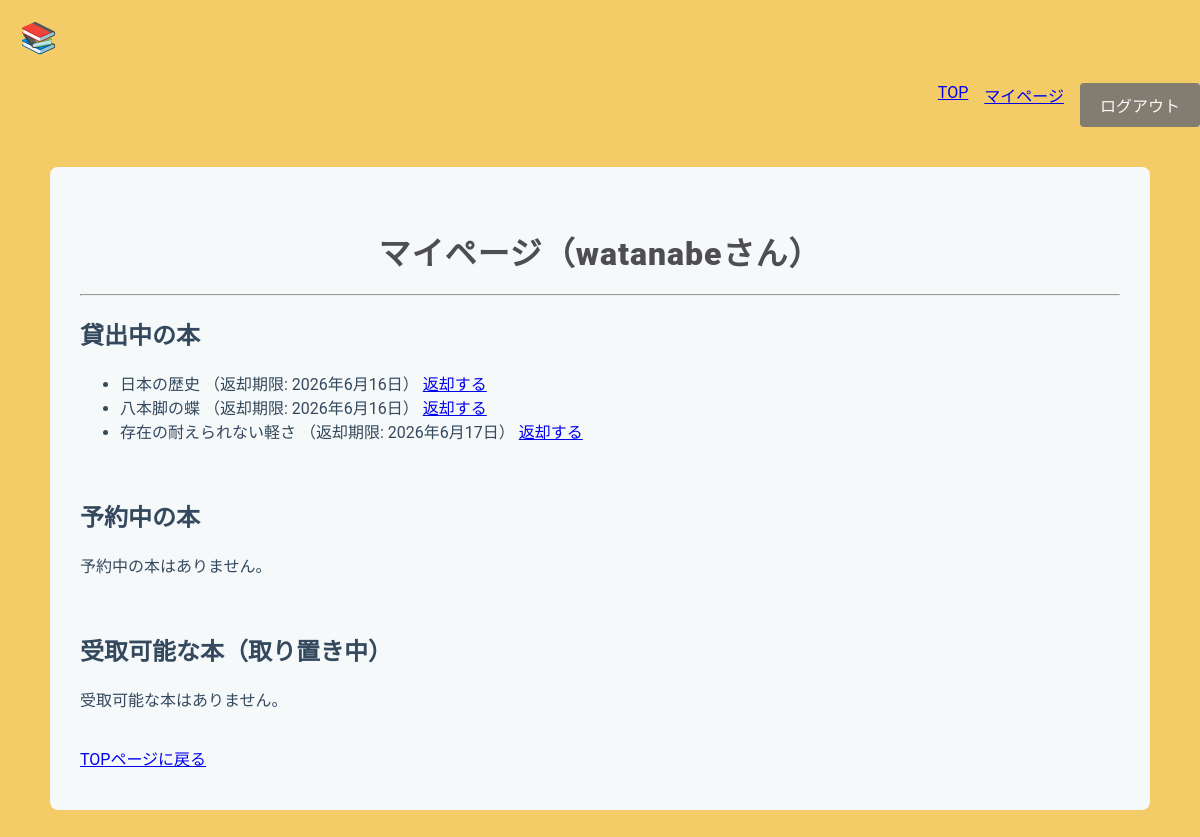
/library/mypage/ (signed in), run on an earlier commit of the app's database.
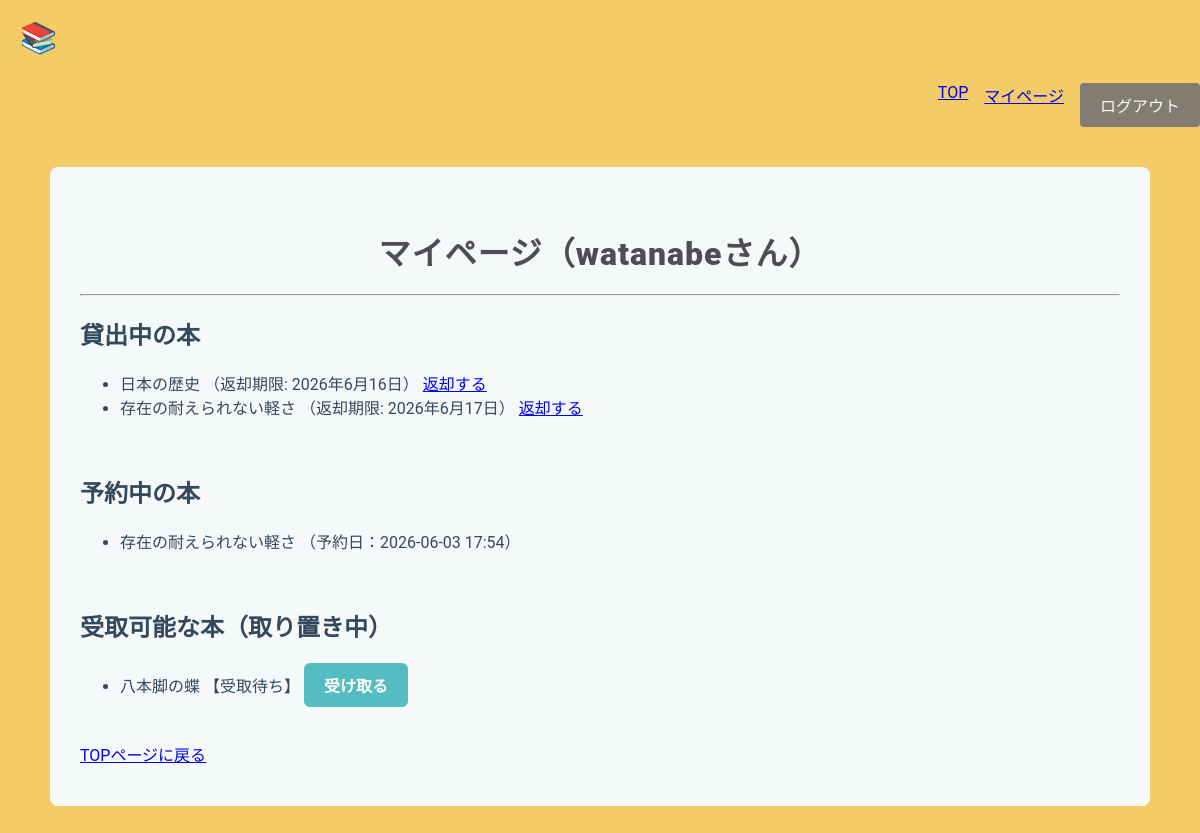
And on a later commit of the database.
### libraryapp/models.py (models this page shows, shortened)
class Borrow(models.Model):
    user = models.ForeignKey(User, on_delete=models.CASCADE)
    stock = models.ForeignKey(
        Stock,
        on_delete=models.PROTECT,
        related_name="borrows"
    )
    borrowed_at = models.DateTimeField(default=timezone.now)
    due_date = models.DateField()
    returned_at = models.DateTimeField(null=True, blank=True)

class Stock(models.Model):
    book = models.ForeignKey(
        Book,
        on_delete=models.CASCADE,
        related_name="stocks"
    )
    location = models.ForeignKey(
        Location,
        on_delete=models.PROTECT,
        related_name="stocks"
    )
    is_available = models.BooleanField(default=True)

class Book(models.Model):
    isbn = models.CharField(
        max_length=17,
        help_text='ISBN-10 または ISBN-13（ハイフン可）',
        verbose_name='ISBN',
        unique=True,
    )
    title = models.CharField(max_length=200, blank=True)
    author = models.CharField(max_length=200, null=True, blank=True)
    publisher = models.CharField(max_length=200, null=True, blank=True)
    publication_date = models.DateField(null=True, blank=True)
    description = models.TextField(null=True, blank=True)
    cover_image = models.URLField(null=True, blank=True)
    edition_number = models.IntegerField(default=1)

class Reservation(models.Model):
    user = models.ForeignKey(
        User,
        on_delete=models.CASCADE,
        related_name="reservations")
    book = models.ForeignKey(
        Book,
        on_delete=models.CASCADE,
        related_name="reservations")
    reserved_at = models.DateTimeField(auto_now_add=True)
    class Meta:
        ordering = ["reserved_at"] # 先着順
        unique_together = ("user", "book")

class HoldStock(models.Model):
    user = models.ForeignKey(User, on_delete=models.CASCADE)
    stock = models.ForeignKey(Stock, on_delete=models.CASCADE)
    created_at = models.DateTimeField(default=timezone.now)
    is_pickedup = models.BooleanField(default=False) # 受取済みか

### libraryapp/views.py (the view)
# urls.py: path('mypage/', views.MyPageView.as_view(), name='mypage'),
class MyPageView(LoginRequiredMixin, ListView):
    model = Borrow
    template_name = "libraryapp/mypage.html"
    context_object_name = "borrows"
    def get_queryset(self):
        return Borrow.objects.filter(
            user=self.request.user,
            returned_at__isnull=True
        ).select_related("stock__book")
    def get_context_data(self, **kwargs):
        context = super().get_context_data(**kwargs)
        context['reservations'] = Reservation.objects.filter(
            user=self.request.user
        ).select_related("book")
        context['hold_stocks'] = HoldStock.objects.filter(
            user=self.request.user,
            is_pickedup=False
        ).select_related("stock__book")
        return context

### templates/libraryapp/mypage.html (shortened to what this page needs)
{% extends "libraryapp/base.html" %}
{% block content %}
<h1>マイページ（{{ user.username }}さん）</h1>
<hr>
<h2>貸出中の本</h2>
{% if borrows %}
    <ul>
        {% for borrow in borrows %}
            <li>
                {{ borrow.stock.book.title }}
                （返却期限: {{ borrow.due_date }}）
                <a href="{% url 'return_book' borrow.id %}">
                    返却する
                </a>
            </li>
        {% endfor %}
    </ul>
{% else %}
    <p>貸出中の本はありません。</p>
{% endif %}
<br>
<h2>予約中の本</h2>
{% if reservations %}
    <ul>
        {% for reservation in reservations %}
            <li>
                {{ reservation.book.title }}
                （予約日：{{ reservation.reserved_at|date:"Y-m-d H:i" }}）
            </li>
        {% endfor %}
    </ul>
{% else %}
    <p>予約中の本はありません。</p>
{% endif %}
<br>
<h2>受取可能な本（取り置き中）</h2>
{% if hold_stocks %}
    <ul>
        {% for hold in hold_stocks %}
            <li>
                {{ hold.stock.book.title }} <span>【受取待ち】</span>
                <a href="{% url 'pickup_confirm' hold.id %}"
                    class="action-button">
                    受け取る
                </a>
            </li>
        {% endfor %}
    </ul>
{% else %}
    <p>受取可能な本はありません。</p>
{% endif %}
<br>
<a href="{% url 'home' %}">TOPページに戻る</a>
{% endblock content %}

What changed in the data, as far as the page shows it:
no longer on this page (row edited): Borrow: stock.book "八本脚の蝶", due_date "2026年6月16日"
added Reservation: book "存在の耐えられない軽さ", reserved_at "2026-06-03 17:54"
added HoldStock: stock.book "八本脚の蝶"
Also different on the page:
text no longer shown: "予約中の本はありません。 受取可能な本はありません。"
